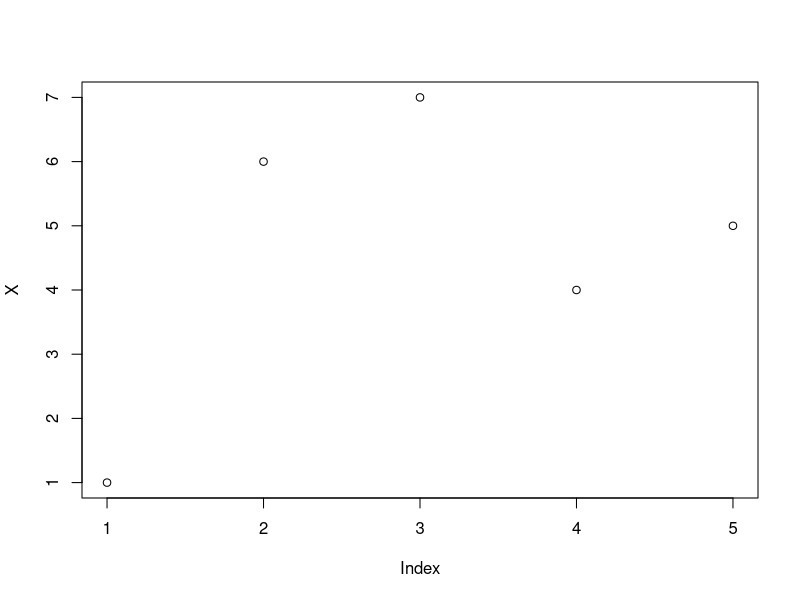
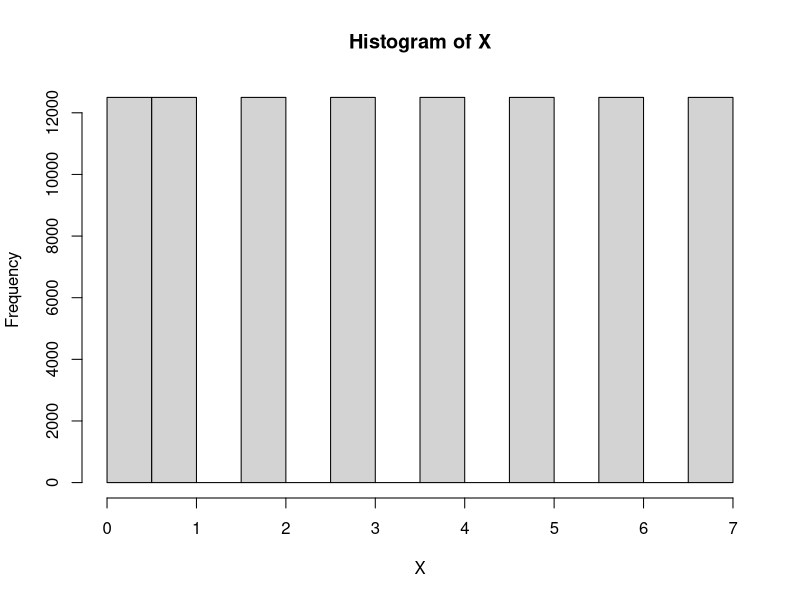
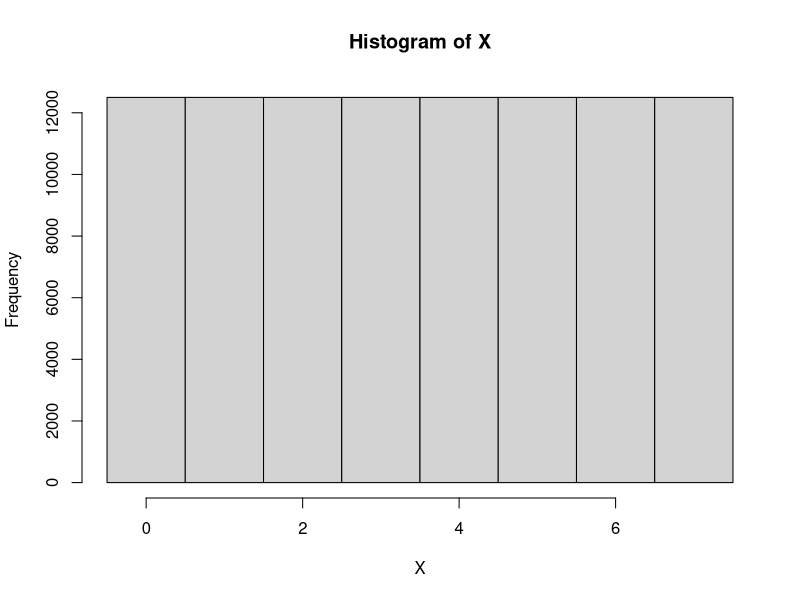
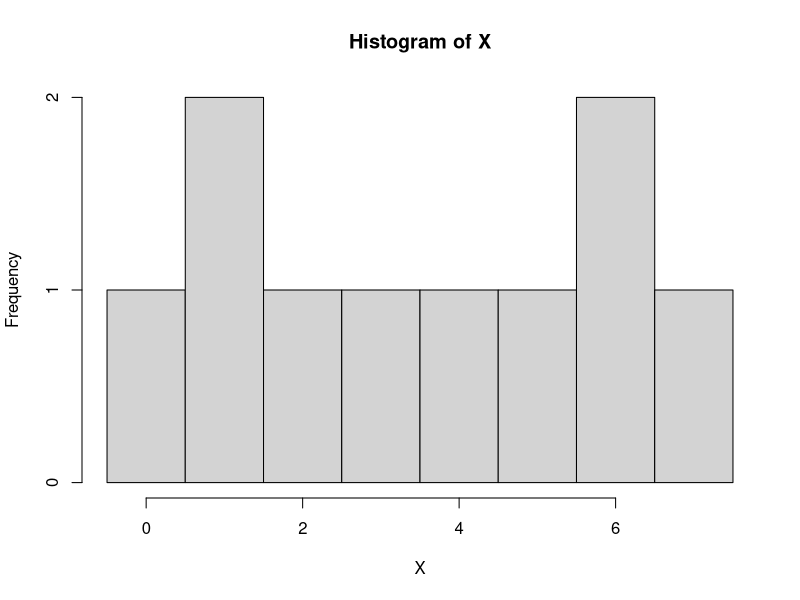
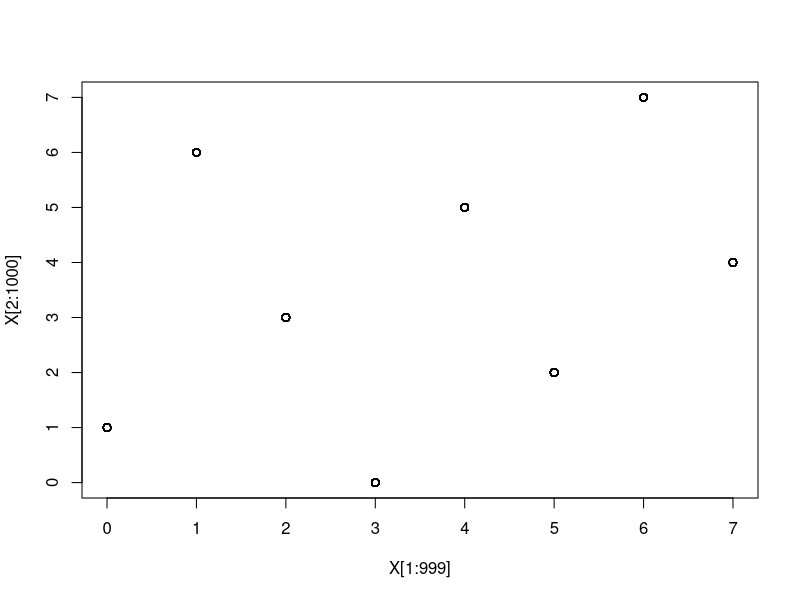
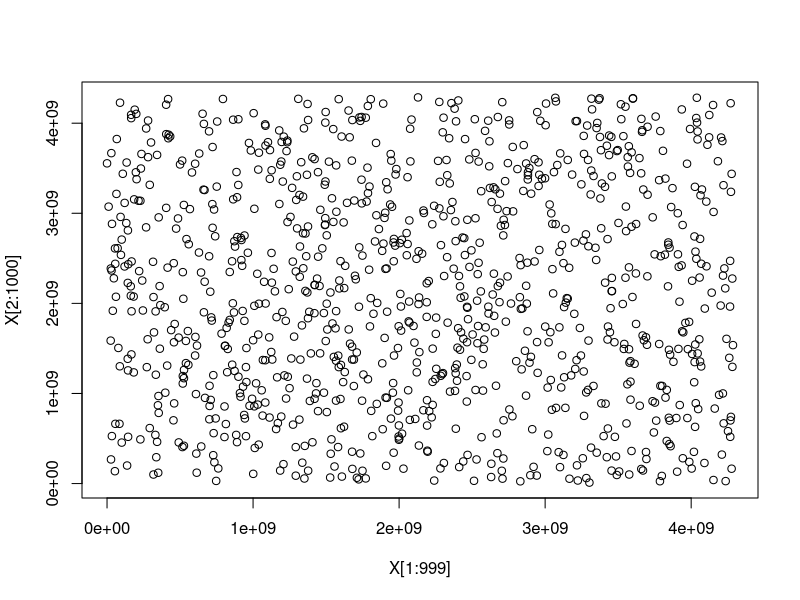
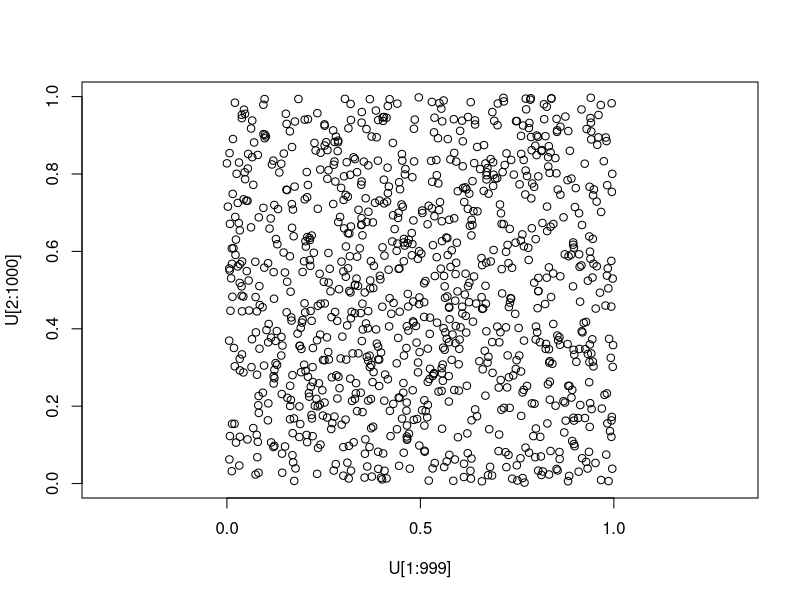
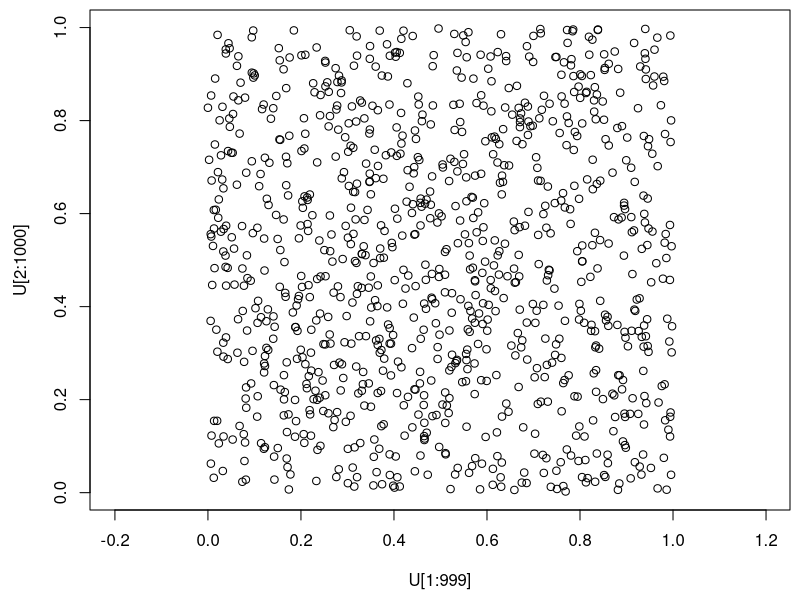

Write the R code that produced these figures, in order.
## ---- chunk 1
m <- 8
a <- 5
c <- 1
X0 <- 0


Xi <- X0
for (i in 1:10){
  Xi <- (a*Xi + c)%%m
  cat("X_", i, " = ", Xi, "\n", sep="")
}

## ---- chunk 2
rLCG <- function(n, m, a, c, X0){
  Xi <- X0
  for (i in 1:n){
    Xi <- (a*Xi + c)%%m
    cat("X_", i, " = ", Xi, "\n", sep="")
  }
}

rLCG(5,8,5,1,0)
## ---- chunk 3
rLCG <- function(n, m, a, c, X0){
  result <- numeric(n)
  Xi <- X0
  for (i in 1:n){
    Xi <- (a*Xi + c)%%m
    result[i] <- Xi
  }
  return(result)
}

rLCG(5,8,5,1,0)
## ---- chunk 4
rLCG(16,8,5,1,0)
# Did you notice that it just repeat itself?
# This will be discuss later with the quality of PRNG
# also notice m=8, so it repeats itself every 8 numbers
## ---- chunk 5
X <- rLCG(5,8,5,1,0)

plot(X)
## ---- chunk 6
# the defult breaks on integer, which is not good
X <- rLCG(100000, 8,5,1,0)
hist(X) 
## ---- chunk 7
X <- rLCG(100000, 8,5,1,0)
hist(X, breaks = seq(-0.5, 7.5, 1)) 

## ---- chunk 8
X <- rLCG(10, 8,5,1,0)
hist(X, breaks = seq(-0.5, 7.5, 1))
## ---- chunk 9
rLCG(10, m=2^31, a=1103515245, c=12345, X0=0)
## ---- chunk 10
# the normal way to choose seed
?set.seed
## ---- chunk 11
set.seed(0)
runif(3)

set.seed(1)
runif(3)
## ---- chunk 12
X <- rLCG(1000,8,5,1,0)
# m=8 which means small state space, you won't expect this small m gives you uniformly distributed plot

plot(X[1:999], X[2:1000])
## ---- chunk 13
X <- rLCG(1000, m=2^32, a=1103515245, c=12345, X0=0)

plot(X[1:999], X[2:1000])
# well, it now looks like uniformly distributed
## ---- chunk 14
U <- (X+1)/(2^32+1)
range(U)

round(range(U),4)
## ---- chunk 15
plot(U[1:999], U[2:1000], asp=1)
# Great, U(0,1)
## ---- chunk 16
par(mai=c(0.9,0.9,0.1,0.1))
plot(U[1:999], U[2:1000], asp=1)
## ---- chunk 17
# Use R's default PRNG: Mersenne-Twister

X <- runif(1000)
plot(X[1:999], X[2:1000])
## ---- chunk 18
plot(X[1:999], X[2:1000], asp=1)
# You can see there's no discernible pattern
## ---- chunk 19
set.seed(1) # always get the same output
